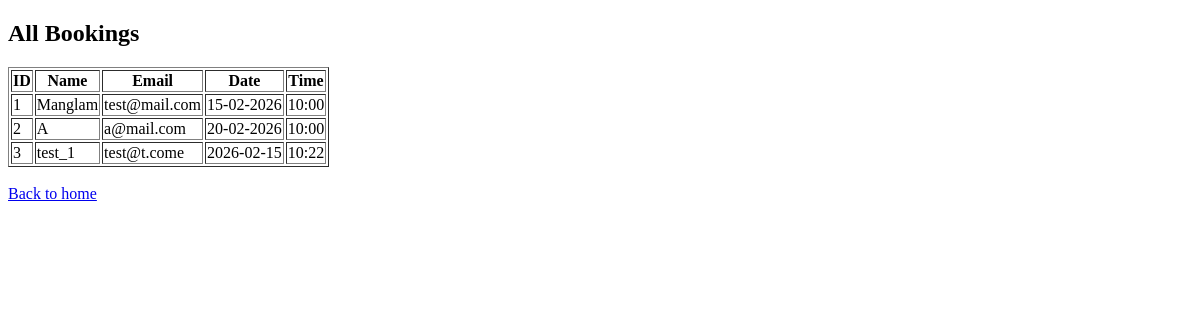
/admin, run on an earlier commit of the app's database.
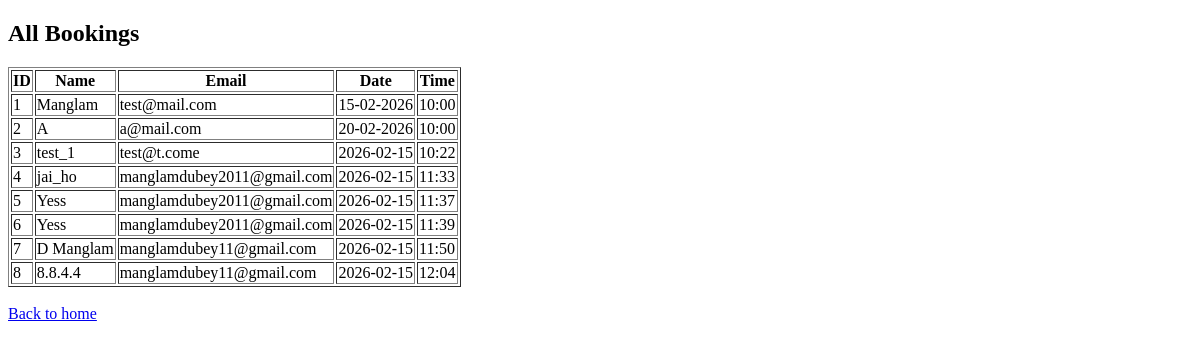
And on a later commit of the database.
### tables this page shows
CREATE TABLE bookings(
    id INTEGER PRIMARY KEY AUTOINCREMENT,
    name TEXT NOT NULL,
    email TEXT NOT NULL,
    date DATE NOT NULL,
    time TIME NOT NULL
    );

### app.py (the view)
@app.route("/admin")
def admin():
    bookings = get_all_bookings()
    return render_template("admin.html", bookings=bookings)

### db.py (called while the page is built)
def get_connection():
    return sqlite3.connect(DB_NAME)

def get_all_bookings():
    conn = get_connection()
    cursor = conn.cursor()
    cursor.execute("SELECT * FROM bookings")
    rows = cursor.fetchall()
    conn.close()
    return rows

### templates/admin.html (shortened to what this page needs)
<!DOCTYPE html>
<html>
<head>
</head>
<body>
<h2>All Bookings</h2>
<table border="1">
    <tr>
        <th>ID</th>
        <th>Name</th>
        <th>Email</th>
        <th>Date</th>
        <th>Time</th>
    </tr>
    {% for booking in bookings %}
    <tr>
        <td>{{ booking[0] }}</td>
        <td>{{ booking[1] }}</td>
        <td>{{ booking[2] }}</td>
        <td>{{ booking[3] }}</td>
        <td>{{ booking[4] }}</td>
    </tr>
    {% endfor %}
</table>
<br>
<a href="/">Back to home</a>
</body>
</html>

What changed in the data, as far as the page shows it:
added bookings: id "4", name "jai_ho", email "manglamdubey2011@gmail.com", date "2026-02-15", time "11:33"
added bookings: id "5", name "Yess", email "manglamdubey2011@gmail.com", date "2026-02-15", time "11:37"
added bookings: id "6", name "Yess", email "manglamdubey2011@gmail.com", date "2026-02-15", time "11:39"
added bookings: id "7", name "D Manglam", email "manglamdubey11@gmail.com", date "2026-02-15", time "11:50"
added bookings: id "8", name "8.8.4.4", email "manglamdubey11@gmail.com", date "2026-02-15", time "12:04"
